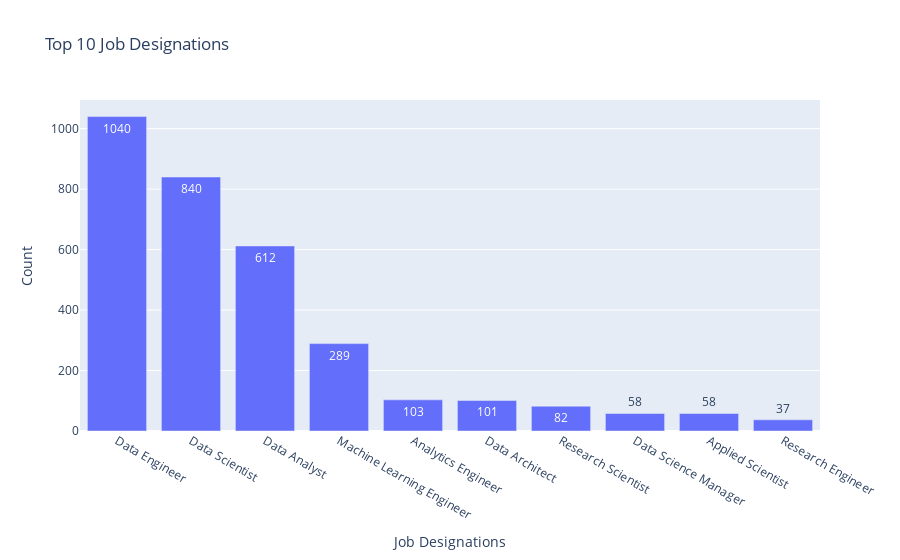

The notebook cell saved with this chart:
### Code cell
top15_job_titles = df['job_title'].value_counts()[:10]
fig = px.bar(y = top15_job_titles.values, x = top15_job_titles.index, 
            text = top15_job_titles.values, title = 'Top 10 Job Designations')
fig.update_layout(xaxis_title = "Job Designations", yaxis_title = "Count")
fig.show()

### Figure 1 — Plotly figure (JSON) as saved in the notebook; plotly's stock layout.template omitted (floating-point values rounded to 4 significant figures)
{"data": [{"alignmentgroup": "True", "hovertemplate": "x=%{x}<br>y=%{y}<br>text=%{text}<extra></extra>", "legendgroup": "", "marker": {"color": "#636efa", "pattern": {"shape": ""}}, "name": "", "offsetgroup": "", "orientation": "v", "showlegend": false, "text": [1040, 840, 612, 289, 103, 101, 82, 58, 58, 37], "textposition": "auto", "type": "bar", "x": ["Data Engineer", "Data Scientist", "Data Analyst", "Machine Learning Engineer", "Analytics Engineer", "Data Architect", "Research Scientist", "Data Science Manager", "Applied Scientist", "Research Engineer"], "xaxis": "x", "y": [1040, 840, 612, 289, 103, 101, 82, 58, 58, 37], "yaxis": "y"}], "layout": {"barmode": "relative", "legend": {"tracegroupgap": 0}, "title": {"text": "Top 10 Job Designations"}, "xaxis": {"anchor": "y", "domain": [0, 1], "title": {"text": "Job Designations"}}, "yaxis": {"anchor": "x", "domain": [0, 1], "title": {"text": "Count"}}}}
